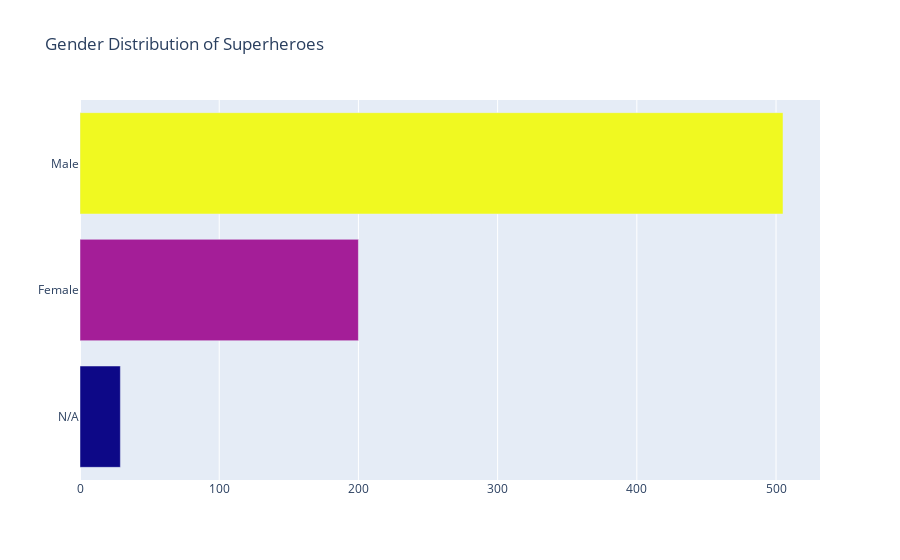

The notebook cell saved with this chart:
### Code cell
# BAR GRAPH OF MALE/FEMALE SUPERHEROES
info_gender = info['Gender'].value_counts().head()

trace = go.Bar(
    y=info_gender.index[::-1],
    x=info_gender.values[::-1],
    orientation='h',
    marker=dict(color=info_gender.values[::-1])
)


layout = dict(
    title='Gender Distribution of Superheroes',
)

fig = go.Figure(data=[trace], layout=layout)
fig.show()

### Figure 1 — Plotly figure (JSON) as saved in the notebook; plotly's stock layout.template omitted (floating-point values rounded to 4 significant figures)
{"data": [{"marker": {"color": [29, 200, 505]}, "orientation": "h", "type": "bar", "x": [29, 200, 505], "y": ["N/A", "Female", "Male"]}], "layout": {"title": {"text": "Gender Distribution of Superheroes"}}}
